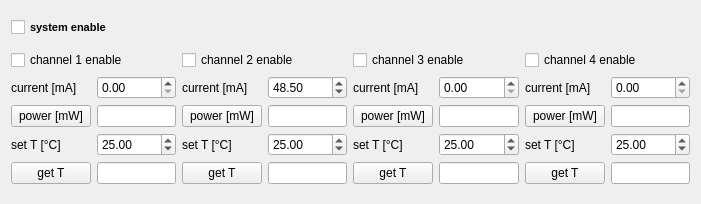
<?xml version="1.0" encoding="UTF-8"?>
<ui version="4.0">
 <class>Form</class>
 <widget class="QWidget" name="Form">
  <property name="geometry">
   <rect>
    <x>0</x>
    <y>0</y>
    <width>701</width>
    <height>204</height>
   </rect>
  </property>
  <property name="windowTitle">
   <string>Form</string>
  </property>
  <layout class="QVBoxLayout" name="verticalLayout">
   <item>
    <widget class="QCheckBox" name="system_enable_checkBox">
     <property name="font">
      <font>
       <pointsize>8</pointsize>
       <weight>75</weight>
       <bold>true</bold>
      </font>
     </property>
     <property name="text">
      <string>system enable</string>
     </property>
    </widget>
   </item>
   <item>
    <layout class="QGridLayout" name="gridLayout" columnstretch="0,0,0,0">
     <property name="spacing">
      <number>6</number>
     </property>
     <item row="0" column="3">
      <widget class="QCheckBox" name="enable_ch4_checkBox">
       <property name="text">
        <string>channel 4 enable</string>
       </property>
      </widget>
     </item>
     <item row="0" column="1">
      <widget class="QCheckBox" name="enable_ch2_checkBox">
       <property name="text">
        <string>channel 2 enable</string>
       </property>
      </widget>
     </item>
     <item row="1" column="0">
      <layout class="QGridLayout" name="gridLayout_2">
       <item row="0" column="0">
        <widget class="QLabel" name="label_2">
         <property name="text">
          <string>current [mA]</string>
         </property>
        </widget>
       </item>
       <item row="0" column="1">
        <widget class="QDoubleSpinBox" name="current_ch1_doubleSpinBox">
         <property name="maximum">
          <double>999.990000000000009</double>
         </property>
         <property name="singleStep">
          <double>0.100000000000000</double>
         </property>
        </widget>
       </item>
       <item row="1" column="1">
        <widget class="QLineEdit" name="power_ch1_lineEdit"/>
       </item>
       <item row="2" column="0">
        <widget class="QLabel" name="label_3">
         <property name="text">
          <string>set T [°C]</string>
         </property>
        </widget>
       </item>
       <item row="3" column="1">
        <widget class="QLineEdit" name="T_ch1_lineEdit"/>
       </item>
       <item row="3" column="0">
        <widget class="QPushButton" name="get_T_ch1_pushButton">
         <property name="text">
          <string>get T</string>
         </property>
        </widget>
       </item>
       <item row="2" column="1">
        <widget class="QDoubleSpinBox" name="target_T_ch1_doubleSpinBox">
         <property name="minimum">
          <double>20.000000000000000</double>
         </property>
         <property name="maximum">
          <double>30.000000000000000</double>
         </property>
         <property name="singleStep">
          <double>0.100000000000000</double>
         </property>
         <property name="value">
          <double>25.000000000000000</double>
         </property>
        </widget>
       </item>
       <item row="1" column="0">
        <widget class="QPushButton" name="get_power_ch1_pushButton">
         <property name="text">
          <string>power [mW]</string>
         </property>
        </widget>
       </item>
      </layout>
     </item>
     <item row="1" column="1">
      <layout class="QGridLayout" name="gridLayout_3">
       <item row="0" column="0">
        <widget class="QLabel" name="label_6">
         <property name="text">
          <string>current [mA]</string>
         </property>
        </widget>
       </item>
       <item row="3" column="1">
        <widget class="QLineEdit" name="T_ch2_lineEdit"/>
       </item>
       <item row="0" column="1">
        <widget class="QDoubleSpinBox" name="current_ch2_doubleSpinBox">
         <property name="singleStep">
          <double>0.100000000000000</double>
         </property>
         <property name="value">
          <double>48.500000000000000</double>
         </property>
        </widget>
       </item>
       <item row="2" column="0">
        <widget class="QLabel" name="label_5">
         <property name="text">
          <string>set T [°C]</string>
         </property>
        </widget>
       </item>
       <item row="3" column="0">
        <widget class="QPushButton" name="get_T_ch2_pushButton">
         <property name="text">
          <string>get T</string>
         </property>
        </widget>
       </item>
       <item row="1" column="1">
        <widget class="QLineEdit" name="power_ch2_lineEdit"/>
       </item>
       <item row="2" column="1">
        <widget class="QDoubleSpinBox" name="target_T_ch2_doubleSpinBox">
         <property name="minimum">
          <double>20.000000000000000</double>
         </property>
         <property name="maximum">
          <double>30.000000000000000</double>
         </property>
         <property name="singleStep">
          <double>0.100000000000000</double>
         </property>
         <property name="value">
          <double>25.000000000000000</double>
         </property>
        </widget>
       </item>
       <item row="1" column="0">
        <widget class="QPushButton" name="get_power_ch2_pushButton">
         <property name="text">
          <string>power [mW]</string>
         </property>
        </widget>
       </item>
      </layout>
     </item>
     <item row="0" column="2">
      <widget class="QCheckBox" name="enable_ch3_checkBox">
       <property name="text">
        <string>channel 3 enable</string>
       </property>
      </widget>
     </item>
     <item row="0" column="0">
      <widget class="QCheckBox" name="enable_ch1_checkBox">
       <property name="text">
        <string>channel 1 enable</string>
       </property>
      </widget>
     </item>
     <item row="1" column="2">
      <layout class="QGridLayout" name="gridLayout_4">
       <item row="0" column="0">
        <widget class="QLabel" name="label_7">
         <property name="text">
          <string>current [mA]</string>
         </property>
        </widget>
       </item>
       <item row="3" column="0">
        <widget class="QPushButton" name="get_T_ch3_pushButton">
         <property name="text">
          <string>get T</string>
         </property>
        </widget>
       </item>
       <item row="2" column="0">
        <widget class="QLabel" name="label_9">
         <property name="text">
          <string>set T [°C]</string>
         </property>
        </widget>
       </item>
       <item row="3" column="1">
        <widget class="QLineEdit" name="T_ch3_lineEdit"/>
       </item>
       <item row="2" column="1">
        <widget class="QDoubleSpinBox" name="target_T_ch3_doubleSpinBox">
         <property name="minimum">
          <double>20.000000000000000</double>
         </property>
         <property name="maximum">
          <double>30.000000000000000</double>
         </property>
         <property name="singleStep">
          <double>0.100000000000000</double>
         </property>
         <property name="value">
          <double>25.000000000000000</double>
         </property>
        </widget>
       </item>
       <item row="1" column="1">
        <widget class="QLineEdit" name="power_ch3_lineEdit"/>
       </item>
       <item row="0" column="1">
        <widget class="QDoubleSpinBox" name="current_ch3_doubleSpinBox">
         <property name="singleStep">
          <double>0.100000000000000</double>
         </property>
        </widget>
       </item>
       <item row="1" column="0">
        <widget class="QPushButton" name="get_power_ch3_pushButton">
         <property name="text">
          <string>power [mW]</string>
         </property>
        </widget>
       </item>
      </layout>
     </item>
     <item row="1" column="3">
      <layout class="QGridLayout" name="gridLayout_5">
       <item row="2" column="0">
        <widget class="QLabel" name="label_12">
         <property name="text">
          <string>set T [°C]</string>
         </property>
        </widget>
       </item>
       <item row="0" column="0">
        <widget class="QLabel" name="label_10">
         <property name="text">
          <string>current [mA]</string>
         </property>
        </widget>
       </item>
       <item row="3" column="0">
        <widget class="QPushButton" name="get_T_ch4_pushButton">
         <property name="text">
          <string>get T</string>
         </property>
        </widget>
       </item>
       <item row="3" column="1">
        <widget class="QLineEdit" name="T_ch4_lineEdit"/>
       </item>
       <item row="2" column="1">
        <widget class="QDoubleSpinBox" name="target_T_ch4_doubleSpinBox">
         <property name="minimum">
          <double>20.000000000000000</double>
         </property>
         <property name="maximum">
          <double>30.000000000000000</double>
         </property>
         <property name="singleStep">
          <double>0.100000000000000</double>
         </property>
         <property name="value">
          <double>25.000000000000000</double>
         </property>
        </widget>
       </item>
       <item row="1" column="1">
        <widget class="QLineEdit" name="power_ch4_lineEdit"/>
       </item>
       <item row="0" column="1">
        <widget class="QDoubleSpinBox" name="current_ch4_doubleSpinBox">
         <property name="singleStep">
          <double>0.100000000000000</double>
         </property>
        </widget>
       </item>
       <item row="1" column="0">
        <widget class="QPushButton" name="get_power_ch4_pushButton">
         <property name="text">
          <string>power [mW]</string>
         </property>
        </widget>
       </item>
      </layout>
     </item>
    </layout>
   </item>
  </layout>
 </widget>
 <resources/>
 <connections/>
</ui>
